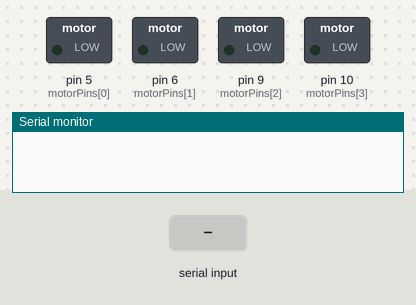
Recording of a sketch running on a simulated Arduino Uno, built with avr-gcc and run on an emulated ATmega328P. Shown: switched loads named in the sketch (green lamp = pin HIGH), the last lines printed to the serial monitor. The inputs (shaded band) are chosen by the test bench.

Above: at 3.2 s.
3.3 s: "F" received over the second serial link
At 4.5 s:
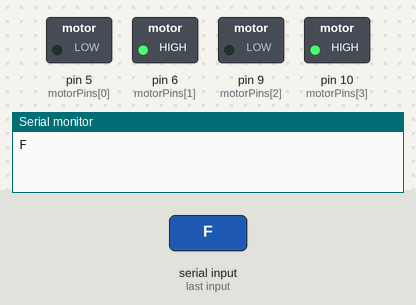
4.8 s: "B" received over the second serial link
At 5.6 s:
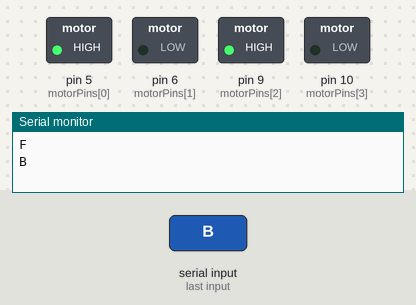
6.3 s: "R" received over the second serial link
At 6.7 s:
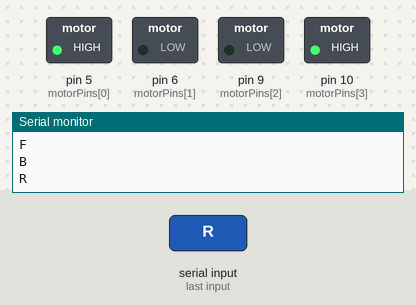
7.8 s: "L" received over the second serial link
At 9.0 s:
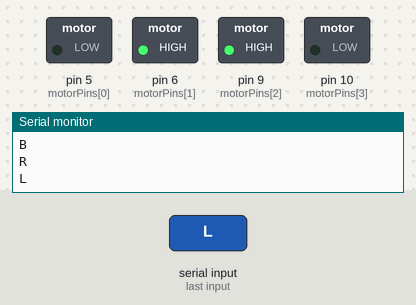
9.3 s: "G" received over the second serial link
At 10.2 s:
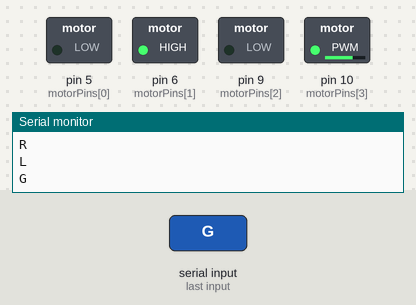
10.8 s: "I" received over the second serial link
At 11.4 s:
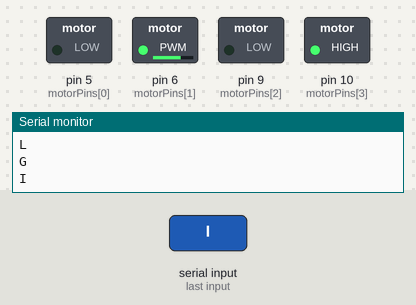
Timing chart, 0 to 13.3 s (numbered marks = the images above; inputs shaded):
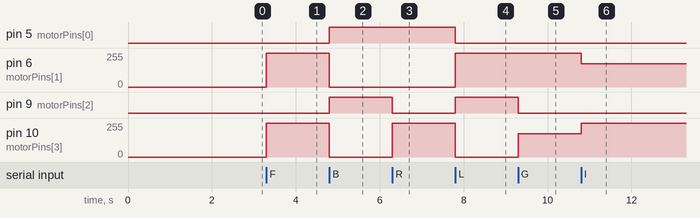

Measured:
- after the input at 3.3 s, pin 6 (motorPins[1]), pin 10 (motorPins[3]): 0/255 → 255/255 at once
- after the input at 4.8 s, pin 5 (motorPins[0]), pin 9 (motorPins[2]): LOW → HIGH at once; pin 6 (motorPins[1]), pin 10 (motorPins[3]): 255/255 → 0/255 at once
- after the input at 6.3 s, pin 9 (motorPins[2]): HIGH → LOW at once; pin 10 (motorPins[3]): 0/255 → 255/255 at once
- after the input at 7.8 s, pin 5 (motorPins[0]): HIGH → LOW at once; pin 6 (motorPins[1]): 0/255 → 255/255 at once; pin 9 (motorPins[2]): LOW → HIGH at once; pin 10 (motorPins[3]): 255/255 → 0/255 at once
- after the input at 9.3 s, pin 9 (motorPins[2]): HIGH → LOW at once; pin 10 (motorPins[3]): 0/255 → 175/255 at once
- after the input at 10.8 s, pin 6 (motorPins[1]): 255/255 → 175/255 at once; pin 10 (motorPins[3]): 175/255 → 255/255 at once

The sketch:

bluetooth.ino
```cpp
#include <SoftwareSerial.h>

int rxPin = 3;
int txPin = 2;
SoftwareSerial hc06(rxPin, txPin);

String message;

// chân điều khiển động cơ
int motorPins[] = {5, 6, 9, 10};

byte Speed = 255;

void setup()
{
  Serial.begin(9600);
  // khởi tại chân điều khiển động cơ xuất tín hiệu
  for (int i = 0; i < 4; i++) {
    pinMode(motorPins[i], OUTPUT);
  }
  hc06.begin(9600); // đặt baudrate giao tiếp hc06
  delay(2000);
}

void loop() {
  if(hc06.available())
  {
    char ch = hc06.read();
    Serial.println(ch);

    if (ch == 'F') {
      go();
    }
    if (ch == 'B') {
      back();
    }
    if (ch == 'R') {
      turnAroundRight();
    }
    if (ch == 'L') {
      turnAroundLeft();
    }
    if (ch == 'G') {
      turnLeft();
    }
    if (ch == 'I') {
      turnRight();
    }
    if (ch == 'S') {
      stopMotor();
    }

  }
}

// lệnh dừng động cơ
void stopMotor() {
  rotate(0, 0, 0);
  rotate(1, 0, 0);
}

// lệnh rẽ trái
void turnLeft() {
  rotate(0, 1, Speed);
  rotate(1, 1, Speed - 80);
}

// lệnh rẽ phải
void turnRight() {
  rotate(0, 1, Speed - 80);
  rotate(1, 1, Speed);
}

// lệnh xoay vòng bên trái
void turnAroundLeft(){
  rotate(0, 1, Speed);
  rotate(1, 0, Speed);
}

// lệnh xoay vòng bên phải
void turnAroundRight(){
  rotate(0, 0, Speed);
  rotate(1, 1, Speed);
}

// tiến về phía trước
void go() {
  rotate(0, 1, Speed);
  rotate(1, 1, Speed);
}

// tiến về phía trước
void back() {
  rotate(0, 0, Speed);
  rotate(1, 0, Speed);
}

// lệnh xoay động cơ
// motorIndex là vị trí động cơ
// dir là hướng xoay (tiến hay lùi)
// motorSpeed từ 0 - 255 là tốc độc mong muốn của dộng cơ
void rotate(int motorIndex, bool dir, int motorSpeed) {
  int pulse1 = 0;
  int pulse2 = 0;

  if (dir) {
    pulse2 = motorSpeed;
  } else {
    pulse1 = motorSpeed;
  }

  analogWrite(motorPins[motorIndex * 2], pulse1);
  analogWrite(motorPins[motorIndex * 2 + 1], pulse2);
}
```
